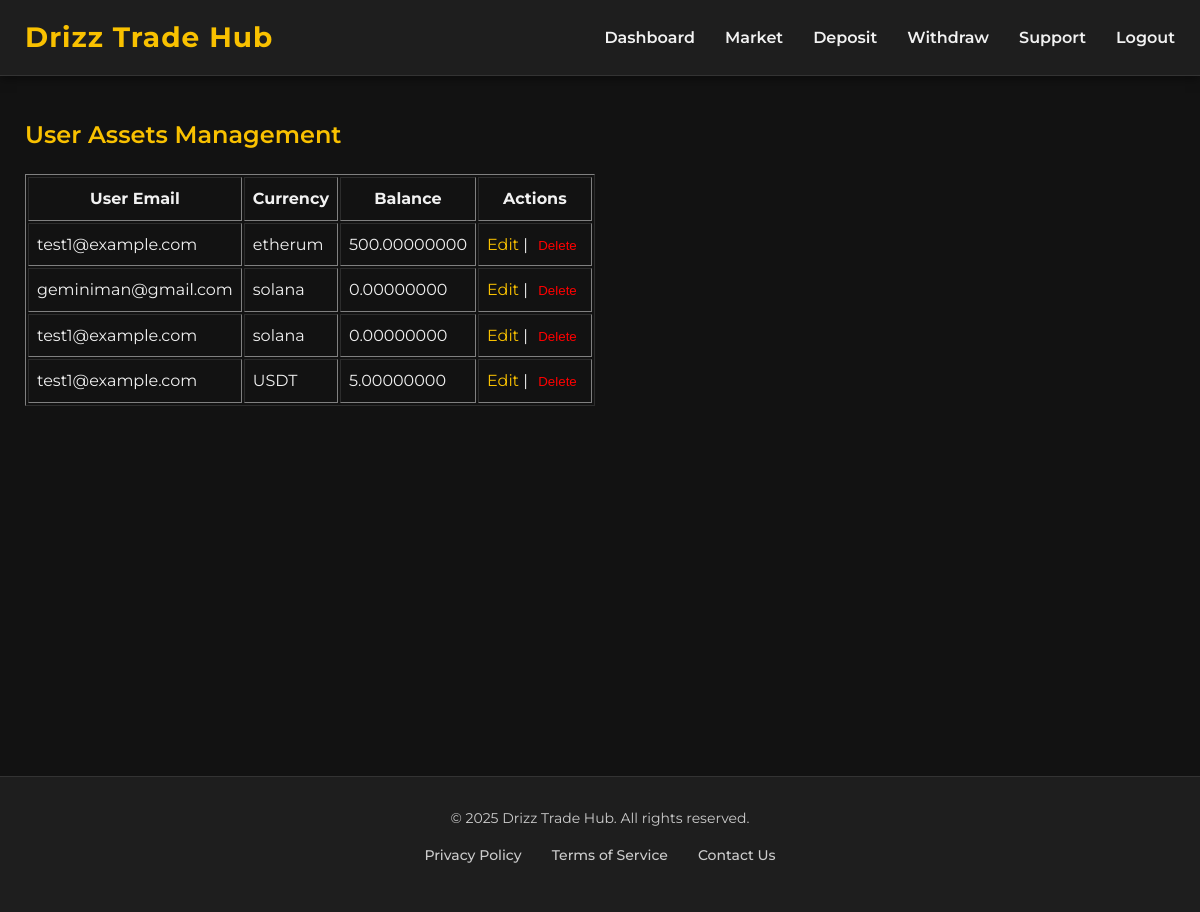
The app's page /admin/assets (signed in) with its own data.
### models.py (models this page shows, shortened)
class Asset(db.Model):
    id = db.Column(db.Integer, primary_key=True)
    user_id = db.Column(db.Integer, db.ForeignKey('user.id'), nullable=False)
    currency = db.Column(db.String(10), nullable=False)  # BTC, ETH, USD
    balance = db.Column(db.Float, default=0.0)
    user = db.relationship('User', backref='assets')  # ✅ Add this line
    __table_args__ = (db.UniqueConstraint('user_id', 'currency', name='uix_user_currency'),)

class User(db.Model, UserMixin):
    id = db.Column(db.Integer, primary_key=True)
    email = db.Column(db.String(120), unique=True, nullable=False)
    password_hash = db.Column(db.String(128), nullable=False)
    confirmed = db.Column(db.Boolean, default=False)
    kyc_verified = db.Column(db.Boolean, default=False)
    is_admin = db.Column(db.Boolean, default=False)

### routes.py (the view)
@app.route('/admin/assets')
def admin_assets():
    if not session.get('admin_logged_in'):
        flash('Access denied.', 'danger')
        return redirect(url_for('admin_login'))
    assets = Asset.query.all()
    return render_template('admin_assets.html', assets=assets)

### app.py (called while the page is built)
@app.context_processor
def inject_user():
    return dict(current_user=current_user)

### models.py (called while the page is built)
@login_manager.user_loader
def load_user(user_id):
    return User.query.get(int(user_id))

### templates/admin_assets.html (shortened to what this page needs)
{% extends "layout.html" %}
{% block content %}
<h2>User Assets Management</h2>
<table border="1" cellpadding="8">
    <thead>
        <tr>
            <th>User Email</th>
            <th>Currency</th>
            <th>Balance</th>
            <th>Actions</th>
        </tr>
    </thead>
    <tbody>
        {% for asset in assets %}
        <tr>
            <td>{{ asset.user.email }}</td>
            <td>{{ asset.currency }}</td>
            <td>{{ "%.8f"|format(asset.balance) }}</td>
            <td>
                <a href="{{ url_for('edit_asset', asset_id=asset.id) }}">Edit</a> |
                <form method="POST" action="{{ url_for('delete_asset', asset_id=asset.id) }}" style="display:inline;" onsubmit="return confirm('Are you sure you want to delete this asset?');">
                    <button type="submit" style="color:red; border:none; background:none;">Delete</button>
                </form>
            </td>
        </tr>
        {% endfor %}
    </tbody>
</table>
{% endblock %}

### templates/layout.html (shortened to what this page needs)
<!DOCTYPE html>
<html lang="en">
<head>
    <link rel="stylesheet" href="{{ url_for('static', filename='css/styles.css') }}">
</head>
<body>
    <header class="main-header">
        <div class="header-container">
            <a href="{{ url_for('home') }}" class="site-logo">Drizz Trade Hub</a>
            <nav class="main-nav">
                <label for="menu-toggle" class="menu-icon">&#9776;</label> <ul class="nav-links">
                    {% if current_user.is_authenticated %}
                        <li><a href="{{ url_for('dashboard') }}">Dashboard</a></li>
                        <li><a href="{{ url_for('trade') }}">Market</a></li>
                        <li><a href="{{ url_for('deposit') }}">Deposit</a></li>
                        <li><a href="{{ url_for('withdraw') }}">Withdraw</a></li>
                        <li><a href="{{ url_for('support') }}">Support</a></li>
                        <li class="auth-action"><a href="{{ url_for('logout') }}">Logout</a></li>
                    {% else %}
                        <li class="auth-action"><a href="{{ url_for('signup') }}" class="button primary">Sign Up</a></li>
                        <li class="auth-action"><a href="{{ url_for('login') }}" class="button secondary">Login</a></li>
                    {% endif %}
                </ul>
            </nav>
        </div>
    </header>
    <main class="content-wrapper">
        {% block content %}{% endblock %}
    </main>
    <footer class="main-footer">
        <div class="footer-container">
            <p>&copy; 2025 Drizz Trade Hub. All rights reserved.</p>
            <ul class="footer-links">
                <li><a href="#">Privacy Policy</a></li>
                <li><a href="#">Terms of Service</a></li>
                <li><a href="#">Contact Us</a></li>
            </ul>
        </div>
    </footer>
</body>
</html>

### static/css/styles.css (style rules this page uses)
body { background: #0e1117; font-family: 'Poppins', sans-serif; color: #fff; margin: 0; padding: 0; }
body { background-color: #121212; color: #f1f1f1; font-family: 'Montserrat', 'Segoe UI', Arial, sans-serif; margin: 0; padding: 0; box-sizing: border-box; line-height: 1.6; }
a { color: #f9c100; text-decoration: none; transition: color 0.2s ease; }
h1, h2, h3, h4, h5, h6 { color: #f9c100; font-family: 'Montserrat', sans-serif; font-weight: 600; }
.main-header { background-color: #1e1e1e; padding: 15px 0; box-shadow: 0 2px 10px rgba(0,0,0,0.5); border-bottom: 1px solid #333; position: sticky; top: 0; z-index: 1000; }
.header-container { max-width: 1200px; margin: 0 auto; padding: 0 25px; display: flex; justify-content: space-between; align-items: center; }
.site-logo { color: #f9c100; font-size: 28px; font-weight: 700; text-decoration: none; letter-spacing: 1px; transition: color 0.2s ease; }
.main-nav .nav-links { list-style: none; margin: 0; padding: 0; display: flex; align-items: center; }
.main-nav .nav-links li { margin-left: 30px; }
.main-nav .nav-links a { color: #f1f1f1; text-decoration: none; font-weight: 600; font-size: 16px; padding: 8px 0; transition: color 0.2s ease, border-bottom 0.2s ease; border-bottom: 2px solid transparent; }
.content-wrapper { max-width: 1200px; margin: 40px auto; padding: 0 25px; min-height: calc(100vh - 180px); }
.main-footer { background-color: #1e1e1e; padding: 30px 0; border-top: 1px solid #333; color: #ccc; font-size: 14px; text-align: center; }
.footer-container { max-width: 1200px; margin: 0 auto; padding: 0 25px; display: flex; flex-wrap: wrap; justify-content: space-between; align-items: center; }
.footer-container p { margin: 0; flex-basis: 100%; margin-bottom: 15px; }
.footer-links { list-style: none; margin: 0; padding: 0; display: flex; flex-wrap: wrap; justify-content: center; flex-grow: 1; }
.footer-links li { margin: 0 15px; }
.footer-links a { color: #ccc; font-weight: 500; }

### records on screen
Asset: user.email "test1@example.com", currency "etherum", balance "500.00000000"
Asset: user.email "geminiman@gmail.com", currency "solana", balance "0.00000000"
Asset: user.email "test1@example.com", currency "solana", balance "0.00000000"
Asset: user.email "test1@example.com", currency "USDT", balance "5.00000000"
